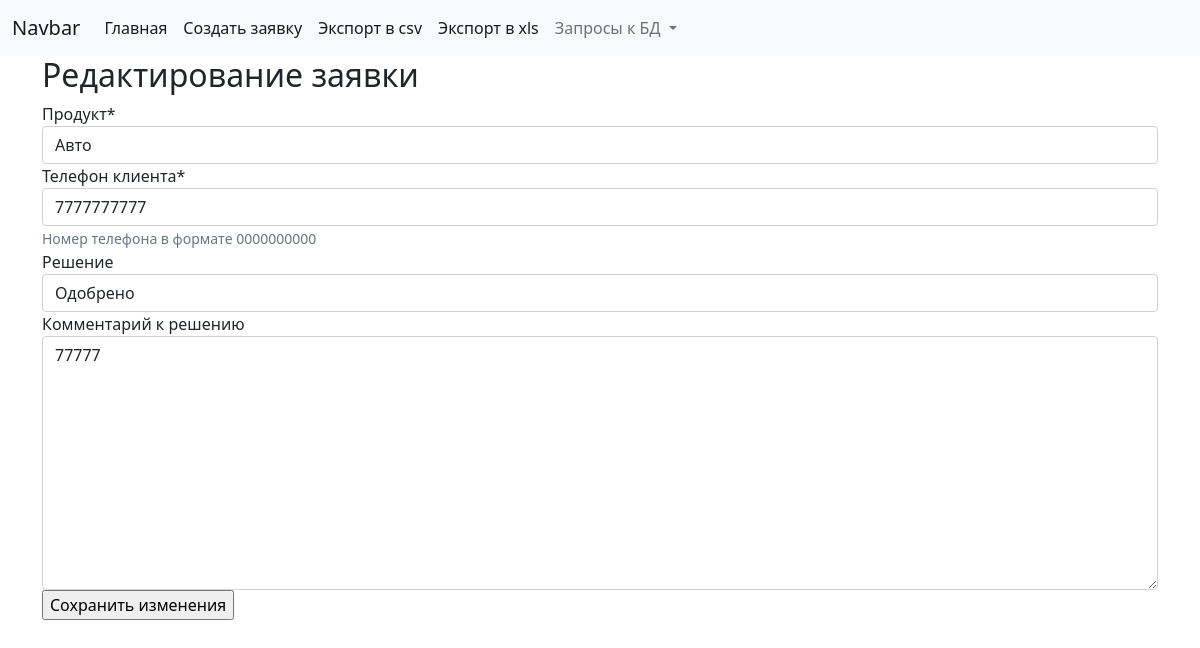
Page /update/9/ on the earlier database version.
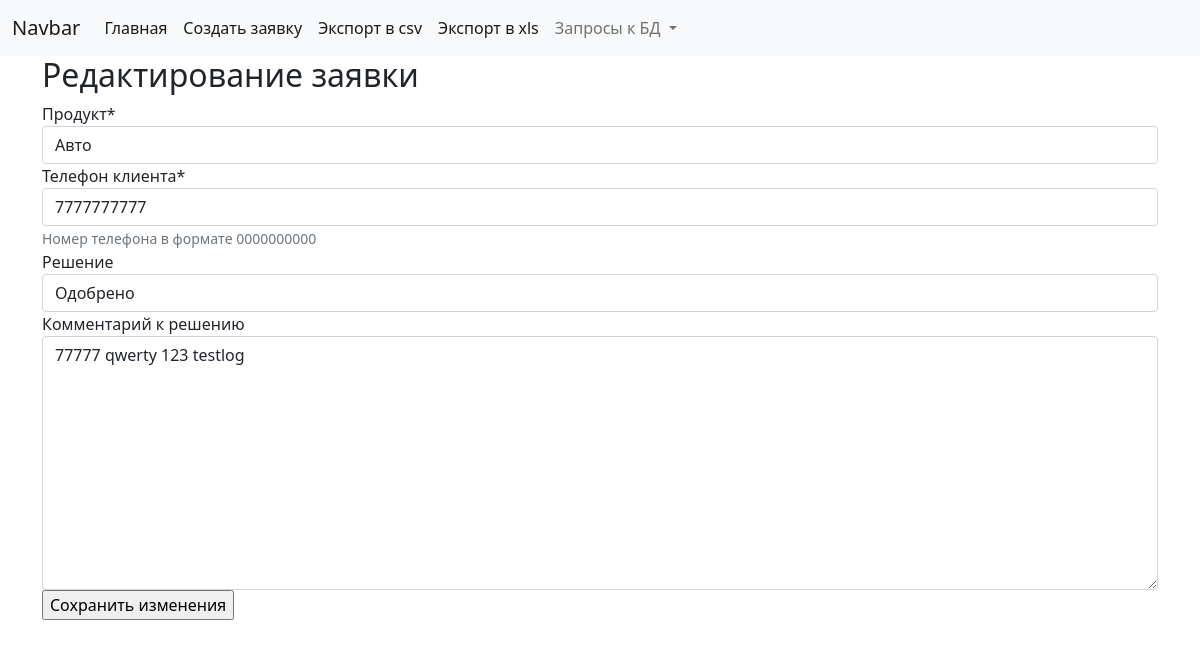
Same page on the later database version.
### application/models.py (models this page shows, shortened)
class Application(models.Model):
    class Product(models.TextChoices):
        CAR = 'car', 'Авто'
        CONSUMER = 'consumer', 'Потреб'
        PLEDGE = 'pledge', 'Залог'
        MORTGAGE = 'mortgage', 'Ипотека'
        __empty__ = 'Выберите тип продукта'
    class Decision(models.TextChoices):
        APPROVED = 'approved', 'Одобрено'
        DENIED = 'denied', 'Отказано'
        TEMPORARILY_DENIED = 'temp_denied', 'Временный отказ'
        __empty__ = 'Решение по заявке'
    date = models.DateTimeField('Дата заявки', auto_now_add=True)
    product = models.CharField('Продукт', choices=Product.choices, max_length=20)
    phone = models.CharField(
        'Телефон клиента',
        validators=[validators.RegexValidator(
            regex='^[0-9]{10}$',
            message='Номер телефона должен быть в формате 0000000000'
        )],
        max_length=10,
        help_text='Номер телефона в формате 0000000000'
    )
    decision = models.CharField('Решение', choices=Decision.choices, max_length=20, blank=True, null=True)
    comment = models.TextField('Комментарий к решению', blank=True, null=True)
    version = IntegerVersionField()     # реализация конкурентности
    class Meta:
        verbose_name = 'Заявка'
        verbose_name_plural = 'Заявки'

### application/views.py (the view, shortened to what this page needs)
# urls.py: path('update/<int:pk>/', ApplicationUpdateView.as_view(), name='update'),
class ApplicationUpdateView(UpdateView):
    template_name = 'application/updateapp.html'
    model = Application
    form_class = ApplicationForm
    success_url = '/'

### application/forms.py
class ApplicationForm(ModelForm):
    class Meta:
        model = Application
        fields = ('product', 'phone', 'decision', 'comment')

### application/templates/application/updateapp.html (shortened to what this page needs)
{% extends 'application/base.html' %}
{% load crispy_forms_tags %}
{% block content %}
<div class="container-sm">
  <h2>Редактирование заявки</h2>
  <form method="post">
  {{ form|crispy }}
  <input type="submit" value="Сохранить изменения">
</form>
</div>
{% endblock content %}

Differences in the rows shown:
changed Application "Авто": comment "77777" → "77777 qwerty 123 testlog"
